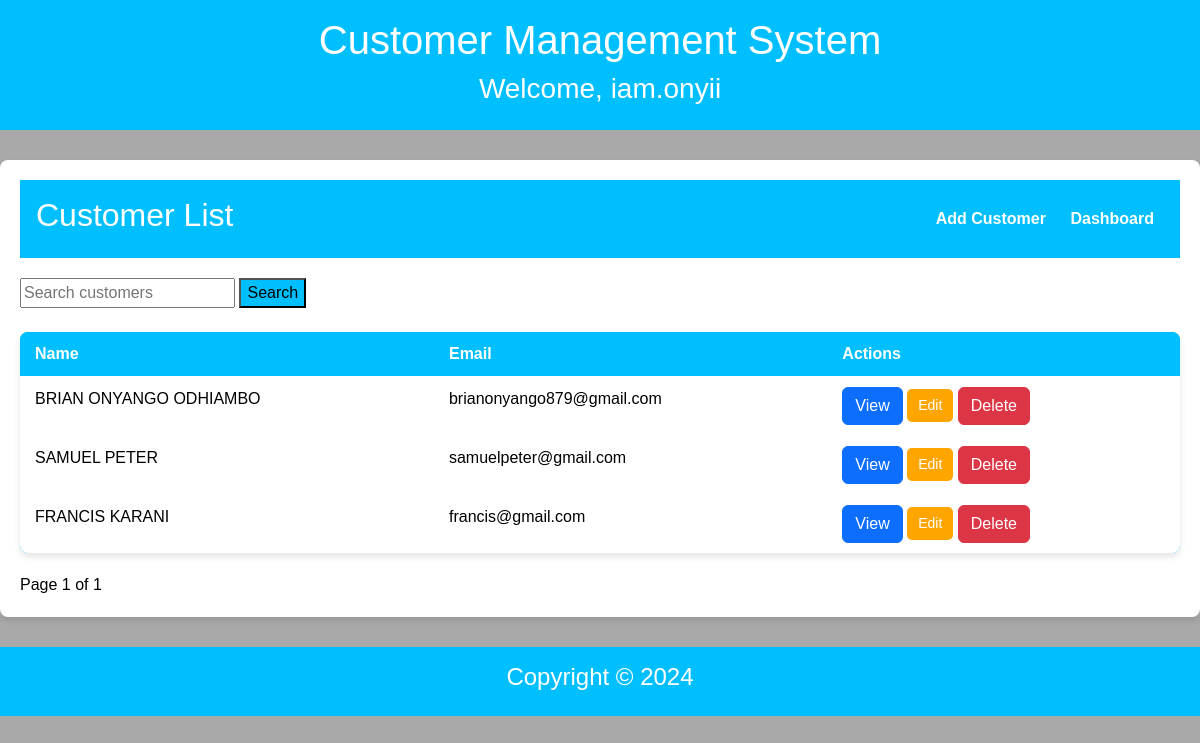
The app's page /customer_list/ (signed in), older data.
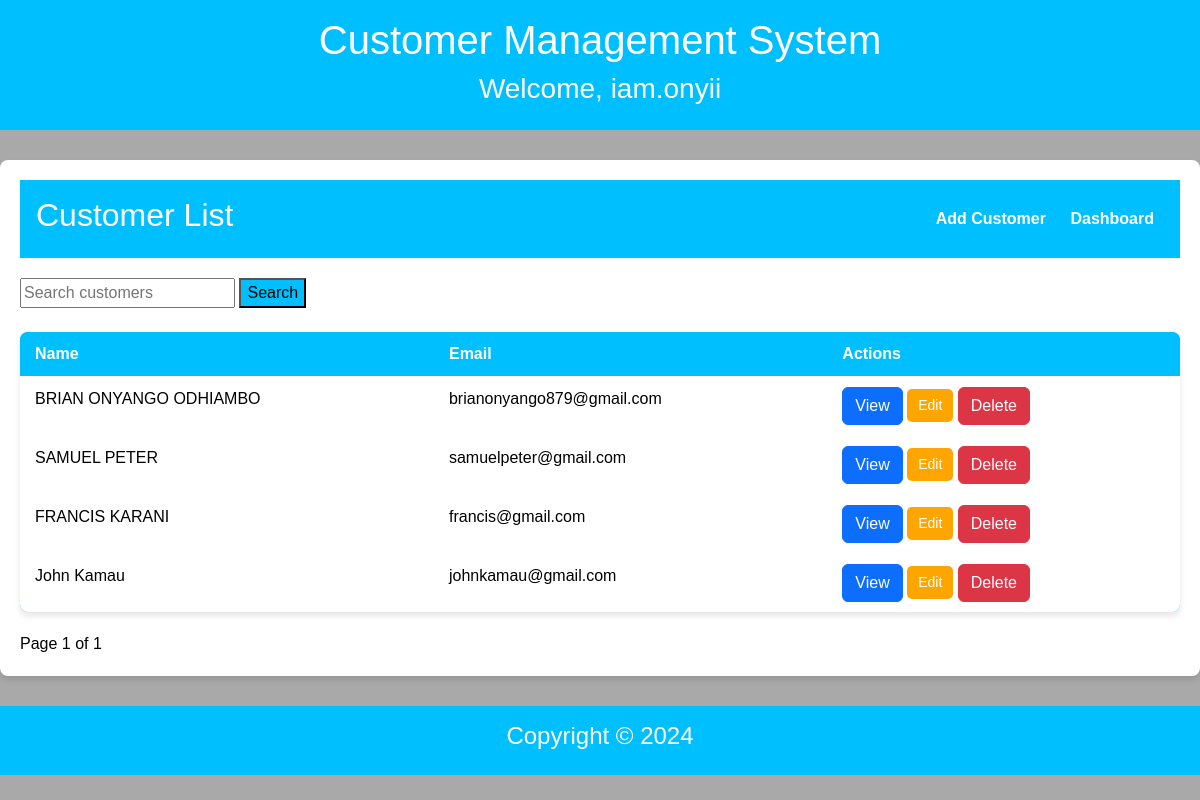
The same page, newer data.
### customer/models.py (models this page shows, shortened)
class Customer(models.Model):
    name = models.CharField(max_length=250)
    email = models.EmailField(unique=True)
    phone = models.CharField(max_length=15)
    address = models.TextField(max_length=100)
    created_at = models.DateTimeField(auto_now_add=True)

### customer/views.py (the view)
# urls.py: path('customer_list/',views.customer_list,name='customer_list'),
@login_required(login_url='login')
def customer_list(request):
    query = request.GET.get('q')
    customers = Customer.objects.all()
    if query:
        customers = customers.filter(
            Q(name__icontains=query) |  # Search by name (case-insensitive)
            Q(email__icontains=query) |  # Search by email
            Q(phone__icontains=query)  # Search by phone number
        )
    paginator = Paginator(customers, 10)
    page = request.GET.get('page')  # Get the current page number from the request
    try:
        customers = paginator.page(page)
    except PageNotAnInteger:
        customers = paginator.page(1)
    except EmptyPage:
        customers = paginator.page(paginator.num_pages)
    return render(request, 'customer/customer_list.html', {'customers' : customers})

### customer/templates/customer/customer_list.html (shortened to what this page needs)
{% extends 'customer/base.html' %}
{% block content %}
<div class="dashboard-container">
    <header class="dashboard-header">
        <h2>Customer List</h2>
        <nav>
            <a href="{% url 'customer_add' %}">Add Customer</a>
            <a href="{% url 'dashboard' %}">Dashboard</a>
        </nav>
    </header>
    <form method="get" action="{% url 'customer_list' %}" class="search-form">
        <input type="text" name="q" placeholder="Search customers" value="{{ query }}" class="search-input">
        <button type="submit" class="search-button" style="background-color: deepskyblue">Search</button>
    </form>
    <br>
    <table class="table">
        <thead>
        <tr>
            <th>Name</th>
            <th>Email</th>
            <th>Actions</th>
        </tr>
        </thead>
        <tbody>
        {% for customer in customers %}
        <tr>
            <td>{{ customer.name }}</td>
            <td>{{ customer.email }}</td>
            <td>
                <a class="btn btn-primary" href="{% url 'customer_detail' customer.id %}">View</a>
                <a class="btn update-btn" href="{% url 'customer_edit' customer.id %}">Edit</a>
                <a class="btn btn-danger" href="{% url 'customer_delete' customer.id %}">Delete</a>
            </td>
        </tr>
        {% empty %}
        <tr>
            <td colspan="3">No customers found.</td>
        </tr>
        {% endfor %}
        </tbody>
    </table>
<div class="pagination">
    <span class="step-links">
        <span class="current">
            Page {{ customers.number }} of {{ customers.paginator.num_pages }}
        </span>
    </span>
</div>
    {% endblock %}

Row changes from the older to the newer data that the page shows:
added Customer: name "John Kamau", email "johnkamau@gmail.com"
